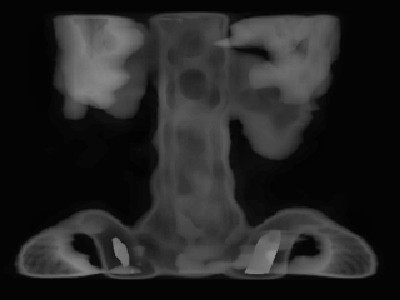
%> input picture 01-FPGA-Image-Enhancement-Vivado/matlab_scripts/chaledresult.jpg, 400 x 300 px
$ octave plot_equalized_output_histogram.m   (GNU Octave 9; MATLAB toolbox functions it lacks are replaced by stand-ins)
%> lines starting %> are read from the running program, lines starting %| are printed output that depends on the picture

% Görüntüyü okuma
img = imread('chaledresult.jpg');
%> img is the input picture: size 300x400x3 uint8; min 0, max 152, mean 35.9

% Görüntüyü gri tonlamaya çevirme (zaten gri değilse)
gray_img = rgb2gray(img);

% Histogram verilerini hesaplama
[counts, gray_levels] = imhist(gray_img);
%> counts = 256 values, max 42154 at index 5, min 0 at index 150, mean 468.8; gray_levels = 256 values from 0 to 255
counts(1) = counts(1) * 0.1;
% Histogramı çizme
figure;
bar(gray_levels, counts, 'k'); % siyah çubuklar
xlabel('Gray level');
ylabel('Frequency count');
title('Histogram of Grayscale Image');
xlim([0 255]);
ylim([0 10000]);
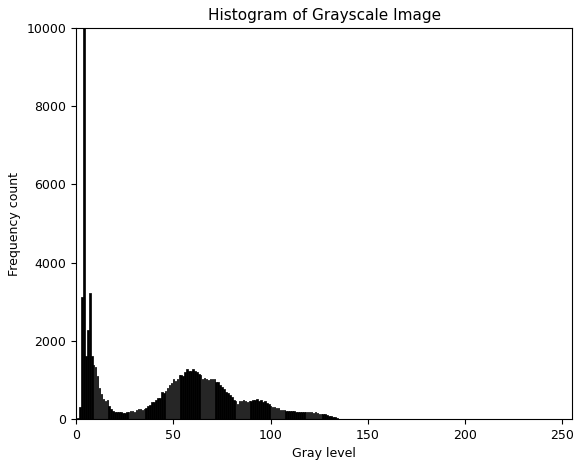
%> figure redrawn from the program's plot data; tallest bar 42154 high, from x = 3.6 to 4.4
